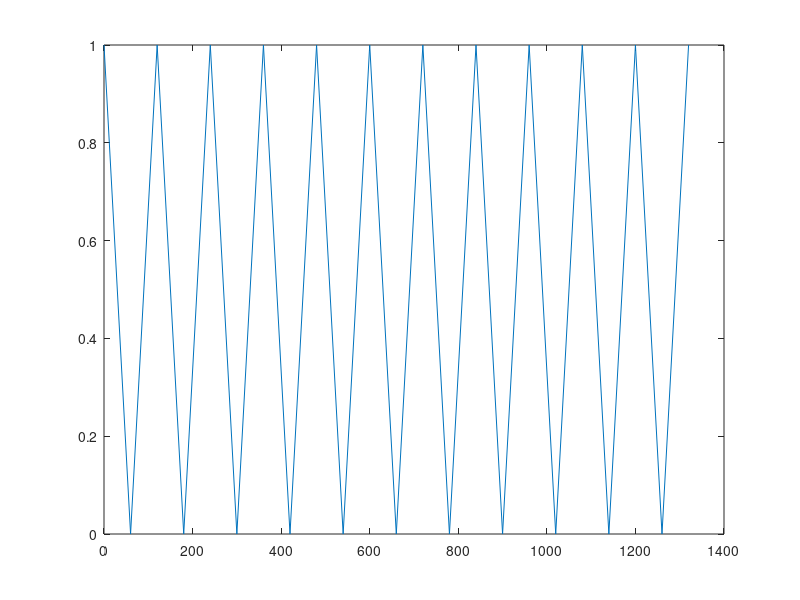

MATLAB code to generate this figure:
% denominator
a=[1];
% numerator
b=zeros(1, 24);
b(1) = 0.5;
b(24) = 0.5;

[h, w] = freqz(b, a);

magresp = 20*log10(abs(h));
maxresp = max(magresp);

plot(w/pi, 20*log10(abs(h)));
xlabel('Normalized Frequency (\times\pi rad/sample)')
ylabel('Magnitude (dB)')


[hh, ff] = freqz(b, a, 23, 2760);

plot(ff, abs(hh))